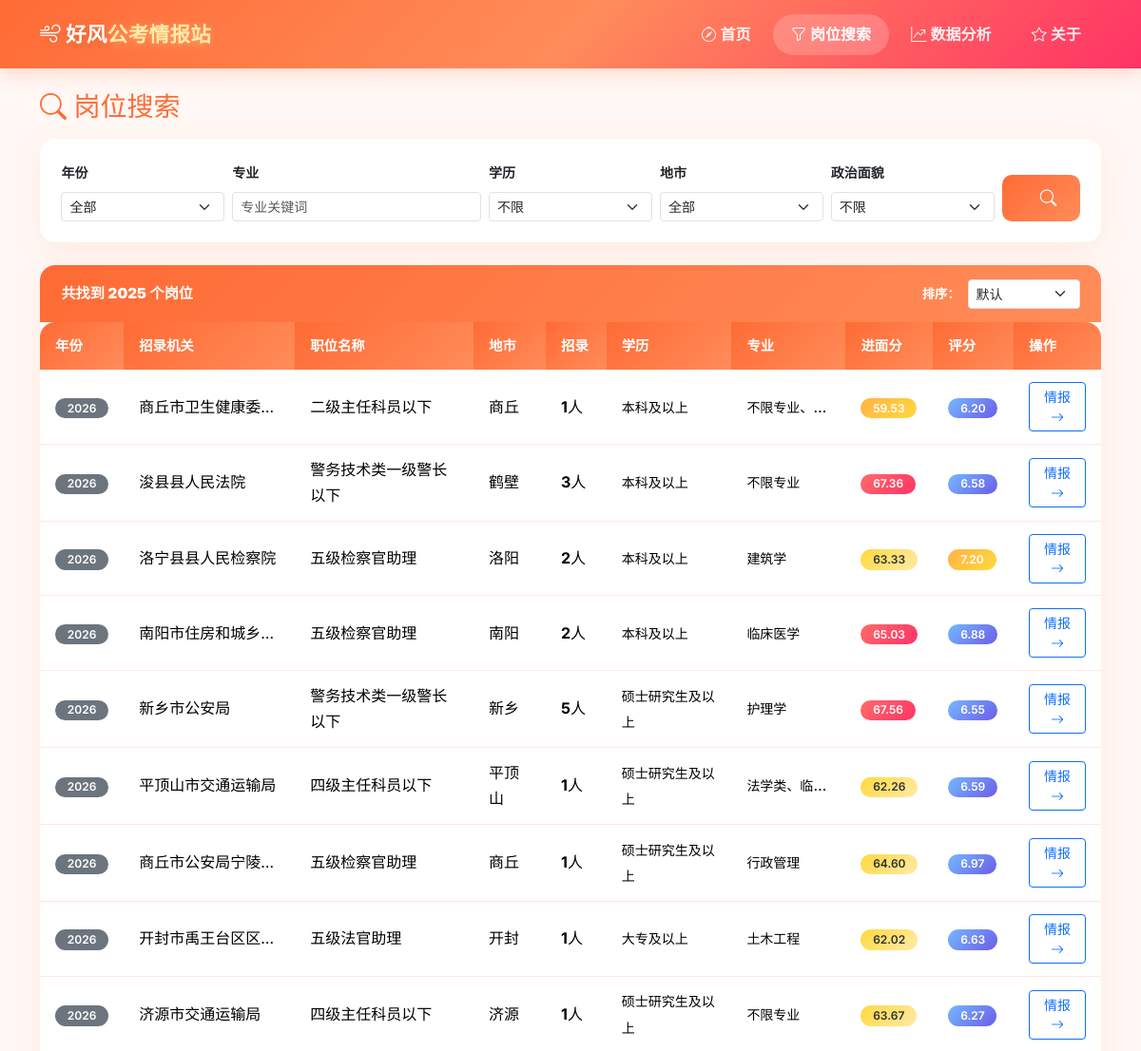
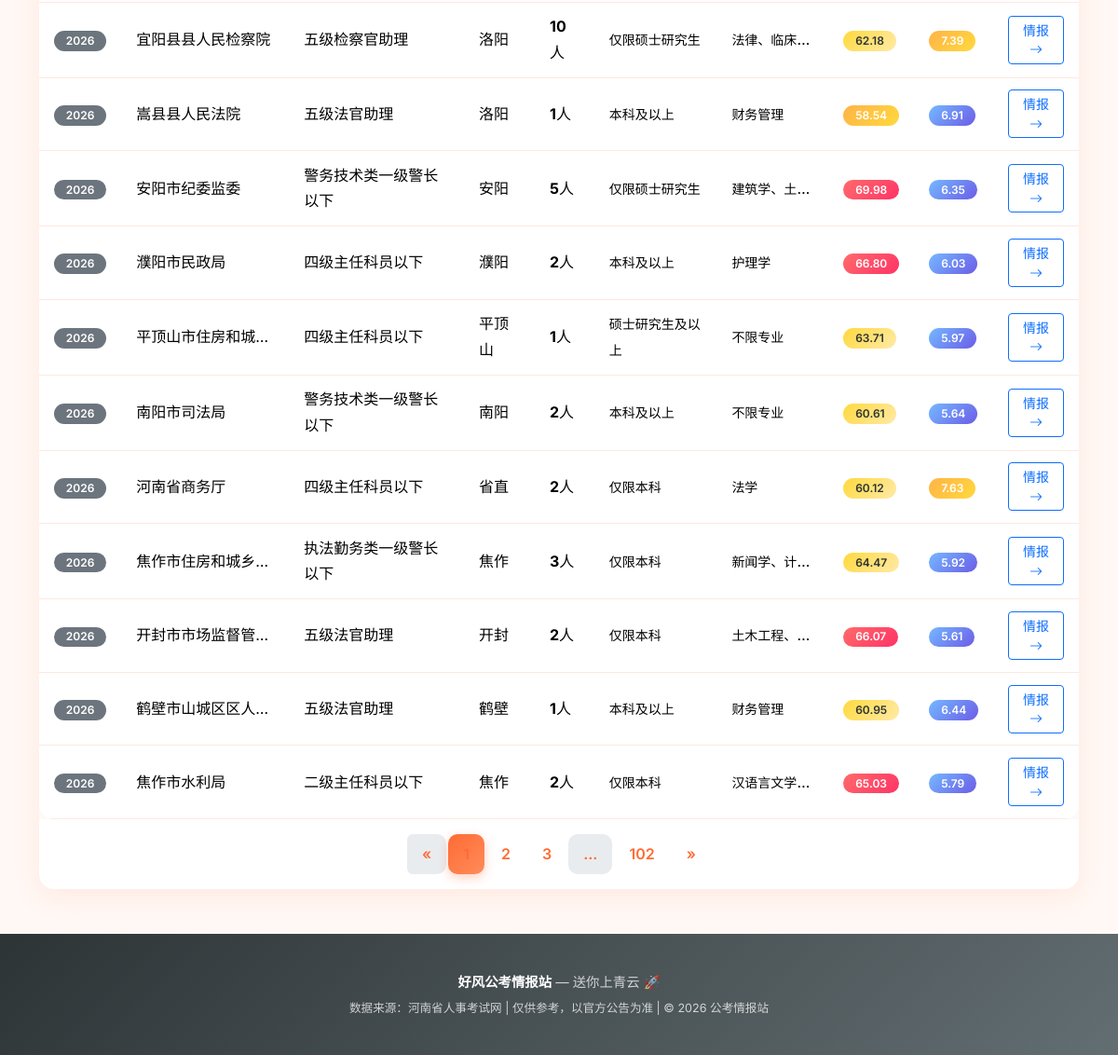
Screenshot of /search with the database file from the repository (2 pictures, top to bottom).
### tables this page shows
CREATE TABLE positions (
            id INTEGER PRIMARY KEY AUTOINCREMENT,
            year INTEGER NOT NULL,
            unit TEXT NOT NULL,
            position_name TEXT NOT NULL,
            position_code TEXT,
            recruit_num INTEGER,
            major_requirement TEXT,
            education TEXT,
            degree TEXT,
            political_status TEXT,
            experience_requirement TEXT,
            other_conditions TEXT,
            notes TEXT,
            exam_category TEXT,
            interview_ratio TEXT,
            city TEXT,
            district TEXT,
            system_type TEXT,
            min_score REAL,
            max_score REAL,
            avg_score REAL,
            created_at TIMESTAMP DEFAULT CURRENT_TIMESTAMP
        );

CREATE TABLE position_scores (
            position_id INTEGER PRIMARY KEY,
            difficulty_score REAL,
            difficulty_detail TEXT,
            region_score REAL,
            region_detail TEXT,
            salary_score REAL,
            salary_detail TEXT,
            prospect_score REAL,
            prospect_detail TEXT,
            overall_score REAL
        );

### app.py (the view)
@app.route('/search')
def search():
    major = request.args.get('major', '').strip()
    education = request.args.get('education', '').strip()
    city = request.args.get('city', '').strip()
    cities_param = request.args.get('cities', '').strip()
    political = request.args.get('political', '').strip()
    experience = request.args.get('experience', '').strip()
    year = request.args.get('year', '').strip()
    sort_by = request.args.get('sort_by', '').strip()
    order = request.args.get('order', 'ASC').strip()
    page = request.args.get('page', 1, type=int)
    cities_list = None
    if cities_param:
        cities_list = [c.strip() for c in cities_param.split(',') if c.strip()]
    result = search_positions(
        major=major if major else None,
        education=education if education else None,
        city=city if city else None,
        cities=cities_list,
        political=political if political else None,
        experience=experience if experience else None,
        year=int(year) if year else None,
        sort_by=sort_by if sort_by else None,
        order=order,
        page=page,
        per_page=20
    )
    years = get_years()
    cities = get_cities()
    query_params = '&'.join(
        f'{k}={v}' for k, v in request.args.items()
        if k != 'page' and v
    )
    return render_template(
        'search.html',
        result=result,
        years=years,
        cities=cities,
        sort_by=request.args.get('sort_by', ''),
        order=request.args.get('order', ''),
        query_params=query_params
    )

### utils/query.py (called while the page is built)
def get_db():
    conn = sqlite3.connect(DB_PATH)
    conn.row_factory = sqlite3.Row
    return conn

def get_cities():
    conn = get_db()
    cities = conn.execute(
        "SELECT city, COUNT(*) as cnt FROM positions GROUP BY city ORDER BY cnt DESC"
    ).fetchall()
    conn.close()
    return [dict(r) for r in cities]

def get_years():
    conn = get_db()
    years = conn.execute("SELECT DISTINCT year FROM positions ORDER BY year DESC").fetchall()
    conn.close()
    return [r[0] for r in years]

### templates/search.html (shortened to what this page needs)
{% extends "base.html" %}
{% block content %}
<div class="container mt-4">
    <h3 class="mb-3" style="color: var(--primary);">
        <i class="bi bi-search"></i> 岗位搜索
    </h3>
    <div class="card mb-4 fade-in-up">
        <div class="card-body">
            <form action="/search" method="GET" class="row g-2">
                <div class="col-md-2">
                    <label class="form-label small fw-bold">年份</label>
                    <select class="form-select form-select-sm" name="year">
                        <option value="">全部</option>
                    </select>
                </div>
                <div class="col-md-3">
                    <label class="form-label small fw-bold">专业</label>
                    <input type="text" class="form-control form-control-sm" name="major"
                           value="{{ request.args.get('major', '') }}" placeholder="专业关键词">
                </div>
                <div class="col-md-2">
                    <label class="form-label small fw-bold">学历</label>
                    <select class="form-select form-select-sm" name="education">
                        <option value="">不限</option>
                    </select>
                </div>
                <div class="col-md-2">
                    <label class="form-label small fw-bold">地市</label>
                    <select class="form-select form-select-sm" name="city">
                        <option value="">全部</option>
                    </select>
                </div>
                <div class="col-md-2">
                    <label class="form-label small fw-bold">政治面貌</label>
                    <select class="form-select form-select-sm" name="political">
                        <option value="">不限</option>
                    </select>
                </div>
                <div class="col-md-1 d-flex align-items-end">
                    <button type="submit" class="btn btn-search btn-sm w-100">
                        <i class="bi bi-search"></i>
                    </button>
                </div>
            </form>
        </div>
    </div>
    <div class="card">
        <div class="card-header d-flex justify-content-between align-items-center">
            <span>共找到 <strong>{{ result.total }}</strong> 个岗位</span>
            <div class="d-flex gap-2 align-items-center">
                <small>排序：</small>
                <select class="form-select form-select-sm" style="width:auto;" name="sort_select" onchange="applySort(this.value)">
                    <option value="" {% if not sort_by %}selected{% endif %}>默认</option>
                </select>
            </div>
        </div>
        <div class="card-body p-0">
            {% if result.items %}
            <div class="table-responsive">
                <table class="table table-custom table-hover mb-0">
                    <thead>
                        <tr>
                            <th>年份</th>
                            <th>招录机关</th>
                            <th>职位名称</th>
                            <th>地市</th>
                            <th>招录</th>
                            <th>学历</th>
                            <th>专业</th>
                            <th>进面分</th>
                            <th>评分</th>
                            <th>操作</th>
                        </tr>
                    </thead>
                    <tbody>
                        {% for pos in result.rows %}
                        <tr>
                            <td><span class="badge bg-secondary">{{ pos.year }}</span></td>
                            <td class="text-truncate" style="max-width:180px" title="{{ pos.unit }}">{{ pos.unit }}</td>
                            <td>{{ pos.position_name }}</td>
                            <td>{{ pos.city }}</td>
                            <td><strong>{{ pos.recruit_num }}</strong>人</td>
                            <td><small>{{ pos.education }}</small></td>
                            <td class="text-truncate" style="max-width:120px" title="{{ pos.major_requirement }}"><small>{{ pos.major_requirement }}</small></td>
                            <td>
                                {% if pos.avg_score %}
                                <span class="badge {% if pos.avg_score >= 65 %}bg-danger{% elif pos.avg_score >= 60 %}bg-warning text-dark{% else %}bg-success{% endif %}">
                                    {{ "%.2f"|format(pos.avg_score) }}
                                </span>
                                {% else %}
                                <span class="text-muted">-</span>
                                {% endif %}
                            </td>
                            <td>
                                {% if pos.overall_score %}
                                <span class="badge {% if pos.overall_score >= 7 %}bg-success{% elif pos.overall_score >= 5 %}bg-info{% else %}bg-secondary{% endif %}">
                                    {{ "%.2f"|format(pos.overall_score) }}
                                </span>
                                {% endif %}
                            </td>
                            <td>
                                <a href="/position/{{ pos.id }}" class="btn btn-sm btn-outline-primary">
                                    情报 <i class="bi bi-arrow-right"></i>
                                </a>
                            </td>
                        </tr>
                        {% endfor %}
                    </tbody>
                </table>
            </div>
            {% if result.total_pages > 1 %}
            <div class="d-flex justify-content-center p-3">
                <nav>
                    <ul class="pagination mb-0">
                        <li class="page-item {% if result.page <= 1 %}disabled{% endif %}">
                            <a class="page-link" href="?page={{ result.page - 1 }}&{{ query_params }}">&laquo;</a>
                        </li>
                        {% for p in range(1, result.total_pages + 1) %}
                            {% if p == 1 or p == result.total_pages or (p >= result.page - 2 and p <= result.page + 2) %}
                            <li class="page-item {% if p == result.page %}active{% endif %}">
                                <a class="page-link" href="?page={{ p }}&{{ query_params }}">{{ p }}</a>
                            </li>
                            {% elif p == result.page - 3 or p == result.page + 3 %}
                            <li class="page-item disabled"><span class="page-link">...</span></li>
                            {% endif %}
                        {% endfor %}
                        <li class="page-item {% if result.page >= result.total_pages %}disabled{% endif %}">
                            <a class="page-link" href="?page={{ result.page + 1 }}&{{ query_params }}">&raquo;</a>
                        </li>
                    </ul>
                </nav>
            </div>
            {% endif %}
            {% endif %}
        </div>
    </div>
</div>
{% endblock %}

### templates/base.html (shortened to what this page needs)
<!DOCTYPE html>
<html lang="zh-CN">
<head>
    <link href="https://cdn.jsdelivr.net/npm/bootstrap@5.3.3/dist/css/bootstrap.min.css" rel="stylesheet">
    <link rel="stylesheet" href="https://cdn.jsdelivr.net/npm/bootstrap-icons@1.11.3/font/bootstrap-icons.css">
    <link rel="stylesheet" href="/static/css/style.css">
</head>
<body>
    <nav class="navbar navbar-expand-lg navbar-dark sticky-top">
        <div class="container">
            <a class="navbar-brand" href="/">
                <i class="bi bi-wind"></i> 好风<span class="accent-text">公考情报站</span>
            </a>
            <div class="collapse navbar-collapse" id="navbarNav">
                <ul class="navbar-nav ms-auto">
                    <li class="nav-item">
                        <a class="nav-link {% if request.path == '/' %}active{% endif %}" href="/">
                            <i class="bi bi-compass"></i> 首页
                        </a>
                    </li>
                    <li class="nav-item">
                        <a class="nav-link {% if request.path.startswith('/search') %}active{% endif %}" href="/search">
                            <i class="bi bi-funnel"></i> 岗位搜索
                        </a>
                    </li>
                    <li class="nav-item">
                        <a class="nav-link {% if request.path.startswith('/analysis') %}active{% endif %}" href="/analysis">
                            <i class="bi bi-graph-up-arrow"></i> 数据分析
                        </a>
                    </li>
                    <li class="nav-item">
                        <a class="nav-link {% if request.path.startswith('/about') %}active{% endif %}" href="/about">
                            <i class="bi bi-star"></i> 关于
                        </a>
                    </li>
                </ul>
            </div>
        </div>
    </nav>
    <main>
        {% block content %}{% endblock %}
    </main>
    <footer class="footer">
        <div class="container text-center">
            <p class="mb-1"><strong>好风公考情报站</strong> — 送你上青云 🚀</p>
            <p class="mb-0 small">
                数据来源：河南省人事考试网 | 仅供参考，以官方公告为准 |
                © 2026 公考情报站
            </p>
        </div>
    </footer>
</body>
</html>

### static/css/style.css (style rules this page uses)
:root { --primary: #FF6B35; --primary-dark: #E55D2B; --primary-light: #FF8C5A; --accent: #FF3366; --accent-light: #FFB347; --green: #00B894; --green-light: #55EFC4; --teal: #00CEC9; --dark: #2D3436; --bg: #FFF8F5; --card-bg: #FFFFFF; --text: #2D3436; --text-light: #636E72; --danger: #FF6B6B; --warning: #FFB347; --success: #00B894; --info: #74B9FF; --border: #FFE8E0; --shadow: 0 8px 30px rgba(255, 107, 53, 0.10); --shadow-hover: 0 12px 40px rgba(255, 107, 53, 0.18); --radius: 16px; --radius-sm: 10px; }
* { box-sizing: border-box; }
body { font-family: 'Inter', 'Noto Sans SC', -apple-system, BlinkMacSystemFont, 'PingFang SC', 'Microsoft YaHei', sans-serif; background: var(--bg); color: var(--text); line-height: 1.7; -webkit-font-smoothing: antialiased; }
.navbar { background: linear-gradient(135deg, #FF6B35 0%, #FF8C5A 50%, #FF3366 100%); box-shadow: 0 4px 20px rgba(255, 107, 53, 0.25); padding: 0.8rem 0; }
.navbar-brand { color: #fff !important; font-weight: 800; font-size: 1.35rem; letter-spacing: 0.3px; text-shadow: 0 2px 8px rgba(0,0,0,0.1); }
.navbar-brand .accent-text { color: #FFEAA7; text-shadow: 0 2px 12px rgba(255, 234, 167, 0.4); }
.navbar-nav .nav-link { color: rgba(255, 255, 255, 0.9) !important; font-weight: 600; padding: 0.5rem 1.2rem !important; border-radius: 30px; transition: all 0.3s ease; margin: 0 2px; }
.navbar-nav .nav-link.active { background: rgba(255, 255, 255, 0.2); color: #fff !important; }
.card { border: none; border-radius: var(--radius); box-shadow: var(--shadow); transition: all 0.3s ease; overflow: hidden; }
.card-header { background: linear-gradient(135deg, #FF6B35, #FF8C5A); color: #fff; font-weight: 700; padding: 0.9rem 1.4rem; border-bottom: none; font-size: 0.95rem; }
.card-body { padding: 1.4rem; }
.btn-search { background: linear-gradient(135deg, #FF6B35, #FF8C5A); color: #fff; border: none; font-weight: 700; padding: 0.7rem 2.5rem; border-radius: var(--radius-sm); font-size: 1.1rem; transition: all 0.3s ease; }
.table-custom { background: var(--card-bg); border-radius: var(--radius); overflow: hidden; box-shadow: var(--shadow); }
.table-custom thead th { background: linear-gradient(135deg, #FF6B35, #FF8C5A); color: #fff; font-weight: 600; border: none; padding: 0.8rem 1rem; font-size: 0.9rem; }
.table-custom tbody td { padding: 0.8rem 1rem; vertical-align: middle; border-color: var(--border); }
.table-custom tbody tr { transition: background 0.2s; }
.table-custom tbody tr:nth-child(even) { background: rgba(255, 107, 53, 0.02); }
.badge { border-radius: 30px; padding: 0.3rem 0.8rem; font-weight: 600; }
.badge.bg-success { background: linear-gradient(135deg, #FFB347, #FFD93D) !important; }
.badge.bg-warning { background: linear-gradient(135deg, #FFD93D, #FFEAA7) !important; color: #2D3436 !important; }
.badge.bg-danger { background: linear-gradient(135deg, #FF6B6B, #FF3366) !important; }
.badge.bg-info { background: linear-gradient(135deg, #74B9FF, #6C5CE7) !important; }
.pagination .page-link { color: var(--primary); border-radius: var(--radius-sm); margin: 0 3px; border: none; font-weight: 600; padding: 0.5rem 1rem; transition: all 0.2s; }
.pagination .page-item.active .page-link { background: linear-gradient(135deg, #FF6B35, #FF8C5A); border-color: transparent; box-shadow: 0 4px 12px rgba(255, 107, 53, 0.3); }
.footer { background: linear-gradient(135deg, #2D3436, #636E72); color: rgba(255, 255, 255, 0.75); padding: 2.5rem 0; margin-top: 3rem; font-size: 0.9rem; }
.footer strong { color: #fff; }
.fade-in-up { animation: fadeInUp 0.5s ease-out; }

### rows the page displays
positions: year "2026", unit "商丘市卫生健康委…", position_name "二级主任科员以下", city "商丘", recruit_num "1", education "本科及以上", major_requirement "不限专业、…", avg_score "59.53"
position_scores: overall_score "6.20"
positions: year "2026", unit "浚县县人民法院", position_name "警务技术类一级警长以下", city "鹤壁", recruit_num "3", education "本科及以上", major_requirement "不限专业", avg_score "67.36"
position_scores: overall_score "6.58"
positions: year "2026", unit "洛宁县县人民检察院", position_name "五级检察官助理", city "洛阳", recruit_num "2", education "本科及以上", major_requirement "建筑学", avg_score "63.33"
position_scores: overall_score "7.20"
positions: year "2026", unit "南阳市住房和城乡…", position_name "五级检察官助理", city "南阳", recruit_num "2", education "本科及以上", major_requirement "临床医学", avg_score "65.03"
position_scores: overall_score "6.88"
positions: year "2026", unit "新乡市公安局", position_name "警务技术类一级警长以下", city "新乡", recruit_num "5", education "硕士研究生及以上", major_requirement "护理学", avg_score "67.56"
position_scores: overall_score "6.55"
positions: year "2026", unit "平顶山市交通运输局", position_name "四级主任科员以下", city "平顶山", recruit_num "1", education "硕士研究生及以上", major_requirement "法学类、临…", avg_score "62.26"
position_scores: overall_score "6.59"
positions: year "2026", unit "商丘市公安局宁陵…", position_name "五级检察官助理", city "商丘", recruit_num "1", education "硕士研究生及以上", major_requirement "行政管理", avg_score "64.60"
position_scores: overall_score "6.97"
positions: year "2026", unit "开封市禹王台区区…", position_name "五级法官助理", city "开封", recruit_num "1", education "大专及以上", major_requirement "土木工程", avg_score "62.02"
position_scores: overall_score "6.63"
positions: year "2026", unit "济源市交通运输局", position_name "四级主任科员以下", city "济源", recruit_num "1", education "硕士研究生及以上", major_requirement "不限专业", avg_score "63.67"
position_scores: overall_score "6.27"
positions: year "2026", unit "宜阳县县人民检察院", position_name "五级检察官助理", city "洛阳", recruit_num "10", education "仅限硕士研究生", major_requirement "法律、临床…", avg_score "62.18"
position_scores: overall_score "7.39"
positions: year "2026", unit "嵩县县人民法院", position_name "五级法官助理", city "洛阳", recruit_num "1", education "本科及以上", major_requirement "财务管理", avg_score "58.54"
position_scores: overall_score "6.91"
positions: year "2026", unit "安阳市纪委监委", position_name "警务技术类一级警长以下", city "安阳", recruit_num "5", education "仅限硕士研究生", major_requirement "建筑学、土…", avg_score "69.98"
position_scores: overall_score "6.35"
positions: year "2026", unit "濮阳市民政局", position_name "四级主任科员以下", city "濮阳", recruit_num "2", education "本科及以上", major_requirement "护理学", avg_score "66.80"
position_scores: overall_score "6.03"
positions: year "2026", unit "平顶山市住房和城…", position_name "四级主任科员以下", city "平顶山", recruit_num "1", education "硕士研究生及以上", major_requirement "不限专业", avg_score "63.71"
position_scores: overall_score "5.97"
positions: year "2026", unit "南阳市司法局", position_name "警务技术类一级警长以下", city "南阳", recruit_num "2", education "本科及以上", major_requirement "不限专业", avg_score "60.61"
position_scores: overall_score "5.64"
positions: year "2026", unit "河南省商务厅", position_name "四级主任科员以下", city "省直", recruit_num "2", education "仅限本科", major_requirement "法学", avg_score "60.12"
position_scores: overall_score "7.63"
positions: year "2026", unit "焦作市住房和城乡…", position_name "执法勤务类一级警长以下", city "焦作", recruit_num "3", education "仅限本科", major_requirement "新闻学、计…", avg_score "64.47"
position_scores: overall_score "5.92"
positions: year "2026", unit "开封市市场监督管…", position_name "五级法官助理", city "开封", recruit_num "2", education "仅限本科", major_requirement "土木工程、…", avg_score "66.07"
position_scores: overall_score "5.61"
positions: year "2026", unit "鹤壁市山城区区人…", position_name "五级法官助理", city "鹤壁", recruit_num "1", education "本科及以上", major_requirement "财务管理", avg_score "60.95"
position_scores: overall_score "6.44"
positions: year "2026", unit "焦作市水利局", position_name "二级主任科员以下", city "焦作", recruit_num "2", education "仅限本科", major_requirement "汉语言文学…", avg_score "65.03"
position_scores: overall_score "5.79"

### other values shown
{{ result.total }} "2025"
{{ p }} "2" "3" "102"
